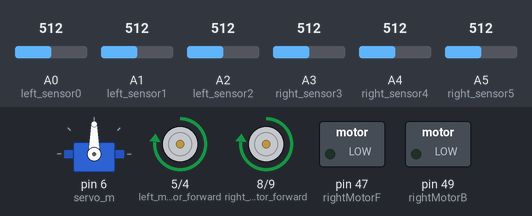
Simulated run of this sketch. Board: Arduino Mega 2560, built with avr-gcc and run on an emulated ATmega2560. Parts: servo, motor-driver pin pairs drawn as motors (green arrow = first pin HIGH = forward, orange = second pin HIGH = backward, longer = more drive), switched loads named in the sketch (green lamp = pin HIGH). The test bench sets the inputs (shaded band); at power-on: A0 (left_sensor0) = 512, A5 (right_sensor5) = 512, A1 (left_sensor1) = 512, A2 (left_sensor2) = 512, A3 (right_sensor3) = 512, A4 (right_sensor4) = 512.

Above: at 1.2 s.
1.3 s: A0 (left_sensor0) set to 310
2.8 s: A0 (left_sensor0) set to 292
At 3.3 s:
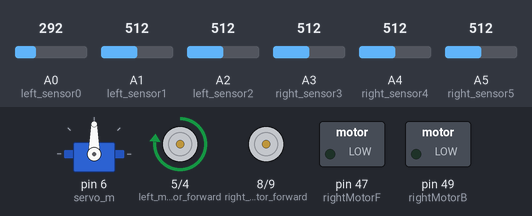
4.3 s: A0 (left_sensor0) set to 306
At 5.5 s:
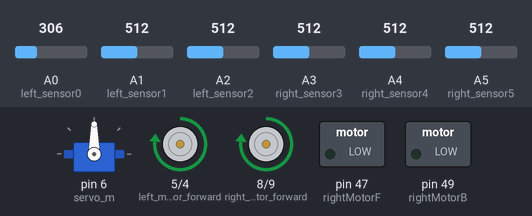
5.8 s: A5 (right_sensor5) set to 309
7.3 s: A5 (right_sensor5) set to 283
At 7.9 s:
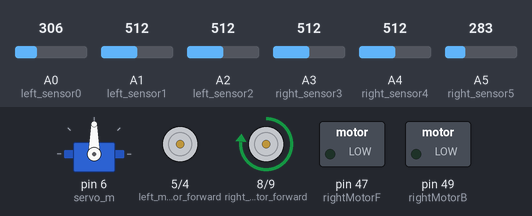
8.8 s: A5 (right_sensor5) set to 306
At 10.2 s:
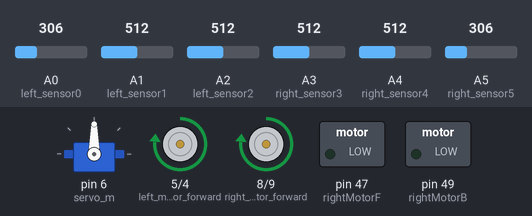
Timing chart, 0 to 11.3 s (numbered marks = the images above; inputs shaded):
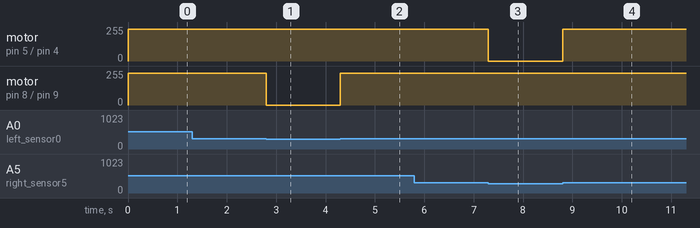

Measured:
- the behaviour switches between 300 and 299 on A0 (left_sensor0) (found by bisection; images 0 and 1)
- the behaviour switches between 300 and 299 on A5 (right_sensor5) (found by bisection; images 2 and 3)
- after the input at 1.3 s, every drawn part: stays the same
- after the input at 2.8 s, motor on pin 8 (right_motor_forward) / pin 9 (right_motor_reverse): forward 240/255 → stopped at once
- after the input at 4.3 s, motor on pin 8 (right_motor_forward) / pin 9 (right_motor_reverse): stopped → forward 240/255 at once
- after the input at 5.8 s, every drawn part: stays the same
- after the input at 7.3 s, motor on pin 5 (left_motor_forward) / pin 4 (left_motor_reverse): forward 240/255 → stopped at once
- after the input at 8.8 s, motor on pin 5 (left_motor_forward) / pin 4 (left_motor_reverse): stopped → forward 240/255 at once

The sketch:

final_code.ino
```cpp
#include<Servo.h>

int left_motor_forward = 5 ;
int left_motor_reverse = 4 ;
int right_motor_forward = 8;
int right_motor_reverse = 9 ;

int enable_left = 12;
int enable_right = 7;

#define rightMotorF 47
#define rightMotorB 49

int FlamePin1 = 10; //This is for flame sensor1
int FlamePin2 = 11; //This is for flame sensor2
int FlamePin3 = 13;// This is for flame sensor3

int Flame1 = HIGH;  // HIGH when FLAME Exposed
int Flame2 = HIGH;  // HIGH when FLAME Exposed
int Flame3 = HIGH;  // HIGH when FLAME Exposed

Servo servo_m;

int left_sensor0 = A0 ;
int left_sensor1 =  A1 ;
int left_sensor2 = A2 ;
int right_sensor3 = A3 ;
int right_sensor4 = A4  ;
int right_sensor5 =A5 ;

void setup()
{
  servo_m.attach(6 );

  pinMode(left_sensor0,INPUT);
  pinMode(left_sensor1,INPUT);
  pinMode(left_sensor2,INPUT);
  pinMode(right_sensor3,INPUT);
  pinMode(right_sensor4,INPUT);
  pinMode(right_sensor5,INPUT);

  pinMode(left_motor_forward,OUTPUT);
  pinMode(left_motor_reverse,OUTPUT);
  pinMode(right_motor_forward,OUTPUT);
  pinMode(right_motor_reverse,OUTPUT);

  pinMode(rightMotorF, OUTPUT);
  pinMode(rightMotorB, OUTPUT);

  pinMode(FlamePin1, INPUT);
  pinMode(FlamePin2, INPUT);
  pinMode(FlamePin3, INPUT);

   Serial.begin(115200);
}

void loop()
{
  digitalWrite(enable_left,HIGH);
  digitalWrite(enable_right,HIGH);

  int ls0 = analogRead(left_sensor0);
  int ls1 = analogRead(left_sensor1);
  int ls2 = analogRead(left_sensor2);
  int rs3 = analogRead(right_sensor3);
  int rs4 = analogRead(right_sensor4);
  int rs5 = analogRead(right_sensor5);

if(ls0 >= 300  && rs5 >= 300  )
{
  analogWrite(left_motor_forward,240);
  analogWrite(left_motor_reverse,0);
  analogWrite(right_motor_forward,240);
  analogWrite(right_motor_reverse,0);
}
else if(ls0 >=300 && rs5 <=300 )
{
  analogWrite(left_motor_forward,0);
  analogWrite(left_motor_reverse,0);
  analogWrite(right_motor_forward,240);
  analogWrite(right_motor_reverse,0);
}
else if(ls0 <=300 && rs5 >= 300 )
{
  analogWrite(left_motor_forward,240);
  analogWrite(left_motor_reverse,0);
  analogWrite(right_motor_forward,0);
  analogWrite(right_motor_reverse,0);
}
else if(ls0 < 300 && ls1 <300 && ls2 <300 && rs3 < 300 && rs4 <300 && rs5 <300)
{
  analogWrite(left_motor_forward,LOW);
  analogWrite(left_motor_reverse,LOW);
  analogWrite(right_motor_forward,LOW);
  analogWrite(right_motor_reverse,LOW);

  fire_fight();
}
else
{
  analogWrite(left_motor_forward,240);
  analogWrite(left_motor_reverse,0);
  analogWrite(right_motor_forward,240);
  analogWrite(right_motor_reverse,0);
}
}
   void fire_fight()
{
  int j=45;
  for(int i=0;i<5;i++)
  {
    servo_m.write(i*j);
    delay(2000);

    Flame1=digitalRead(FlamePin1);
    Flame2=digitalRead(FlamePin2);
    Flame3=digitalRead(FlamePin3);

   if(Flame1== LOW || Flame2 == LOW || Flame3 == LOW)//flame detected
  {
      digitalWrite(rightMotorF, HIGH);
      digitalWrite(rightMotorB, LOW);
      delay(5000);
  }
  else
  {
      digitalWrite(rightMotorF, LOW);
      digitalWrite(rightMotorB, LOW);
      delay(1000);
  }
}
}
```
